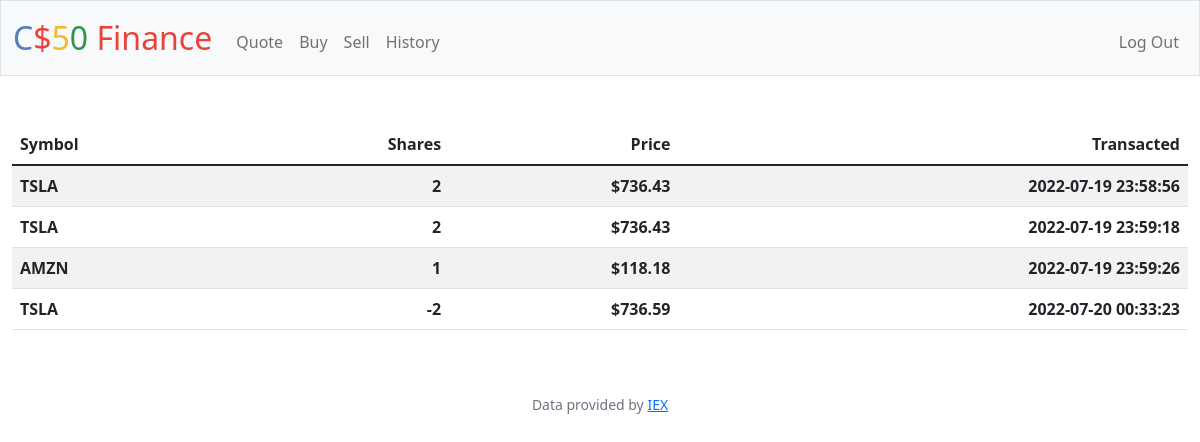
Screenshot of /history (signed in) with the database file from the repository.
### tables this page shows
CREATE TABLE 'transactions' ('transaction_id' INTEGER PRIMARY KEY AUTOINCREMENT NOT NULL, user_id INTEGER NOT NULL, symbol TEXT NOT NULL, shares INTEGER NOT NULL, price REAL NOT NULL, dt TEXT NOT NULL, FOREIGN KEY(user_id) REFERENCES users(id));

### app.py (the view)
@app.route("/history")
@login_required
def history():
    transaction_list = db.execute("SELECT symbol, shares, price, dt FROM transactions WHERE user_id = ?", session["user_id"])
    print(transaction_list)
    return render_template("history.html", transaction_list=transaction_list)
    """Show history of transactions"""

### app.py (called while the page is built)
@app.after_request
def after_request(response):
    response.headers["Cache-Control"] = "no-cache, no-store, must-revalidate"
    response.headers["Expires"] = 0
    response.headers["Pragma"] = "no-cache"
    return response

### helpers.py (called while the page is built)
def login_required(f):
    @wraps(f)
    def decorated_function(*args, **kwargs):
        if session.get("user_id") is None:
            return redirect("/login")
        return f(*args, **kwargs)
    return decorated_function

def usd(value):
    return f"${value:,.2f}"

### templates/history.html (shortened to what this page needs)
{% extends "layout.html" %}
{% block main %}
    <table class="table table-striped">
        <thead>
            <tr>
                <th class="text-start">Symbol</th>
                <th class="text-end">Shares</th>
                <th class="text-end">Price</th>
                <th class="text-end">Transacted</th>
            </tr>
        </thead>
        <tbody>
            {% for dict in transaction_list %}
                <tr>
                    <th class="text-start">{{ dict["symbol"] }}</th>
                    <th class="text-end">{{ dict["shares"] }}</th>
                    <th class="text-end">{{ dict["price"] | usd }}</th>
                    <th class="text-end">{{ dict["dt"] }}</th>
                </tr>
            {% endfor %}
        </tbody>
    </table>
{% endblock %}

### templates/layout.html (shortened to what this page needs)
<!DOCTYPE html>
<html lang="en">
    <head>
        <link href="https://cdn.jsdelivr.net/npm/bootstrap@5.1.3/dist/css/bootstrap.min.css" rel="stylesheet">
        <link href="/static/styles.css" rel="stylesheet">
    </head>
    <body>
        <nav class="bg-light border navbar navbar-expand-md navbar-light">
            <div class="container-fluid">
                <a class="navbar-brand" href="/"><span class="blue">C</span><span class="red">$</span><span class="yellow">5</span><span class="green">0</span> <span class="red">Finance</span></a>
                <div class="collapse navbar-collapse" id="navbar">
                    {% if session["user_id"] %}
                        <ul class="navbar-nav me-auto mt-2">
                            <li class="nav-item"><a class="nav-link" href="/quote">Quote</a></li>
                            <li class="nav-item"><a class="nav-link" href="/buy">Buy</a></li>
                            <li class="nav-item"><a class="nav-link" href="/sell">Sell</a></li>
                            <li class="nav-item"><a class="nav-link" href="/history">History</a></li>
                        </ul>
                        <ul class="navbar-nav ms-auto mt-2">
                            <li class="nav-item"><a class="nav-link" href="/logout">Log Out</a></li>
                        </ul>
                    {% else %}
                        <ul class="navbar-nav ms-auto mt-2">
                            <li class="nav-item"><a class="nav-link" href="/register">Register</a></li>
                            <li class="nav-item"><a class="nav-link" href="/login">Log In</a></li>
                        </ul>
                    {% endif %}
                </div>
            </div>
        </nav>
        <main class="container-fluid py-5 text-center">
            {% block main %}{% endblock %}
        </main>
        <footer class="mb-5 small text-center text-muted">
            Data provided by <a href="https://iexcloud.io/">IEX</a>
        </footer>
    </body>
</html>

### static/styles.css (style rules this page uses)
nav .navbar-brand { font-size: xx-large; }
nav .navbar-brand .blue { color: #537fbe; }
nav .navbar-brand .red { color: #ea433b; }
nav .navbar-brand .yellow { color: #f5b82e; }
nav .navbar-brand .green { color: #2e944b; }

### rows the page displays
transactions: symbol "TSLA", shares "2", price "$736.43", dt "2022-07-19 23:58:56"
transactions: symbol "TSLA", shares "2", price "$736.43", dt "2022-07-19 23:59:18"
transactions: symbol "AMZN", shares "1", price "$118.18", dt "2022-07-19 23:59:26"
transactions: symbol "TSLA", shares "-2", price "$736.59", dt "2022-07-20 00:33:23"
